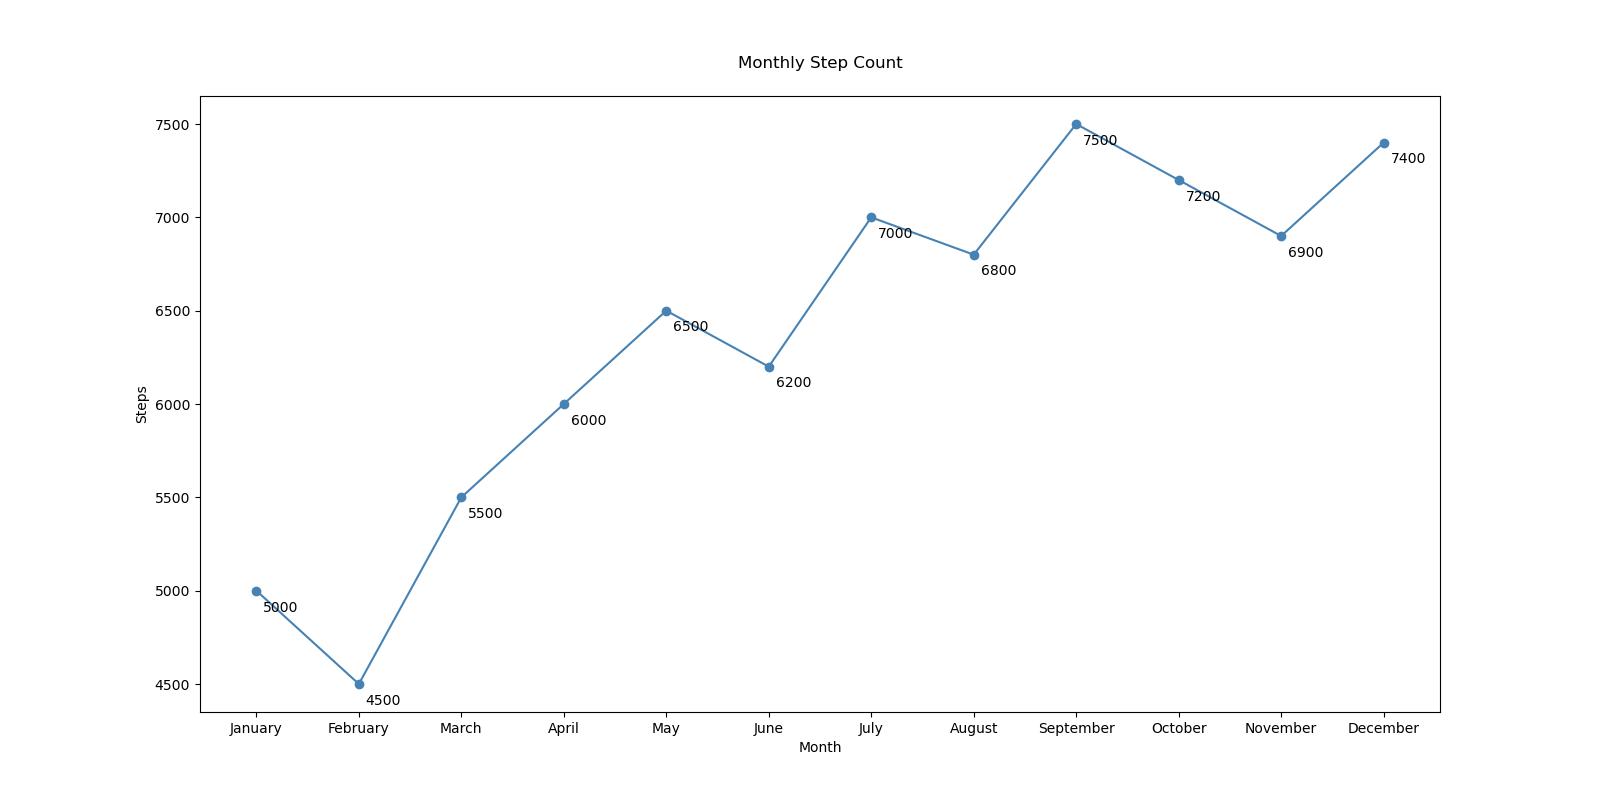

This figure's Python source:

import matplotlib.pyplot as plt

# Data for plotting
months = ['January', 'February', 'March', 'April', 'May', 'June', 'July', 'August', 'September', 'October', 'November', 'December']
steps = [5000, 4500, 5500, 6000, 6500, 6200, 7000, 6800, 7500, 7200, 6900, 7400]

# Create a new figure with specific width and height
plt.figure(figsize=(16, 8))

# Plotting the line chart with a specific color scheme
plt.plot(months, steps, marker='o', linestyle='-', color='#4682B4')  # SteelBlue color

# Assign annotations/labels to specific data points to provide additional information
for i, step in enumerate(steps):
    plt.annotate(str(step), xy=(months[i], step), xytext=(5, -15), textcoords='offset points')

# Modify the chart title and labels
plt.title('Monthly Step Count', pad=20)
plt.xlabel('Month')
plt.ylabel('Steps')

# Show the plot
plt.show()
